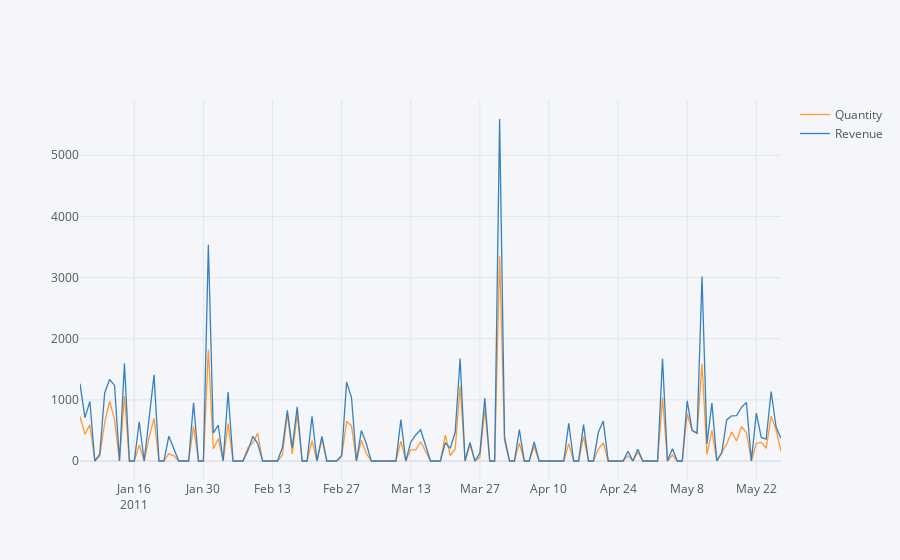

Write notebook code for a chart like this one.
### Code cell
dataprint2.iplot(kind="line")

### Figure 1 — Plotly figure (JSON) as saved in the notebook; plotly's stock layout.template omitted (floating-point values rounded to 4 significant figures; data arrays with more than 128 entries replaced by an {"elided": "..."} marker saying what was removed)
{"data": [{"line": {"color": "rgba(255, 153, 51, 1.0)", "dash": "solid", "shape": "linear", "width": 1.3}, "mode": "lines", "name": "Quantity", "text": "", "type": "scatter", "x": {"elided": "143 str values"}, "y": {"elided": "143 int values"}}, {"line": {"color": "rgba(55, 128, 191, 1.0)", "dash": "solid", "shape": "linear", "width": 1.3}, "mode": "lines", "name": "Revenue", "text": "", "type": "scatter", "x": {"elided": "143 str values"}, "y": {"elided": "143 float values"}}], "layout": {"legend": {"bgcolor": "#F5F6F9", "font": {"color": "#4D5663"}}, "paper_bgcolor": "#F5F6F9", "plot_bgcolor": "#F5F6F9", "title": {"font": {"color": "#4D5663"}}, "xaxis": {"gridcolor": "#E1E5ED", "showgrid": true, "tickfont": {"color": "#4D5663"}, "title": {"font": {"color": "#4D5663"}, "text": ""}, "zerolinecolor": "#E1E5ED"}, "yaxis": {"gridcolor": "#E1E5ED", "showgrid": true, "tickfont": {"color": "#4D5663"}, "title": {"font": {"color": "#4D5663"}, "text": ""}, "zerolinecolor": "#E1E5ED"}}}
